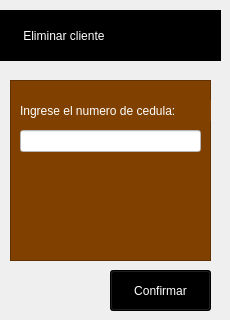
             <widget class="QWidget" name="Eliminar_cliente">
              <widget class="QLabel" name="label_29">
               <property name="geometry">
                <rect>
                 <x>0</x>
                 <y>10</y>
                 <width>221</width>
                 <height>51</height>
                </rect>
               </property>
               <property name="styleSheet">
                <string notr="true">color: rgb(255, 255, 255);
font: 900 12pt &quot;Arial Black&quot;;
background-color: rgb(0, 0, 0);</string>
               </property>
               <property name="text">
                <string>       Eliminar cliente</string>
               </property>
              </widget>
              <widget class="QFrame" name="frame_12">
               <property name="geometry">
                <rect>
                 <x>10</x>
                 <y>80</y>
                 <width>201</width>
                 <height>181</height>
                </rect>
               </property>
               <property name="styleSheet">
                <string notr="true">background-color: rgb(127, 64, 0);</string>
               </property>
               <property name="frameShape">
                <enum>QFrame::StyledPanel</enum>
               </property>
               <property name="frameShadow">
                <enum>QFrame::Raised</enum>
               </property>
               <widget class="QLabel" name="label_42">
                <property name="geometry">
                 <rect>
                  <x>10</x>
                  <y>20</y>
                  <width>191</width>
                  <height>21</height>
                 </rect>
                </property>
                <property name="styleSheet">
                 <string notr="true">color: rgb(255, 255, 255);
font: 900 8pt &quot;Arial Black&quot;;</string>
                </property>
                <property name="text">
                 <string>Ingrese el numero de cedula:</string>
                </property>
               </widget>
               <widget class="QLineEdit" name="lineEdit_23">
                <property name="geometry">
                 <rect>
                  <x>10</x>
                  <y>50</y>
                  <width>181</width>
                  <height>22</height>
                 </rect>
                </property>
                <property name="styleSheet">
                 <string notr="true">background-color: rgb(255, 255, 255);</string>
                </property>
               </widget>
              </widget>
              <widget class="QPushButton" name="pushButton_26">
               <property name="geometry">
                <rect>
                 <x>110</x>
                 <y>270</y>
                 <width>101</width>
                 <height>41</height>
                </rect>
               </property>
               <property name="styleSheet">
                <string notr="true">background-color: rgb(61, 61, 61);
color: rgb(255, 255, 255);
font: 900 10pt &quot;Arial Black&quot;;
background-color: rgb(0, 0, 0);</string>
               </property>
               <property name="text">
                <string>Confirmar</string>
               </property>
              </widget>
             </widget>
